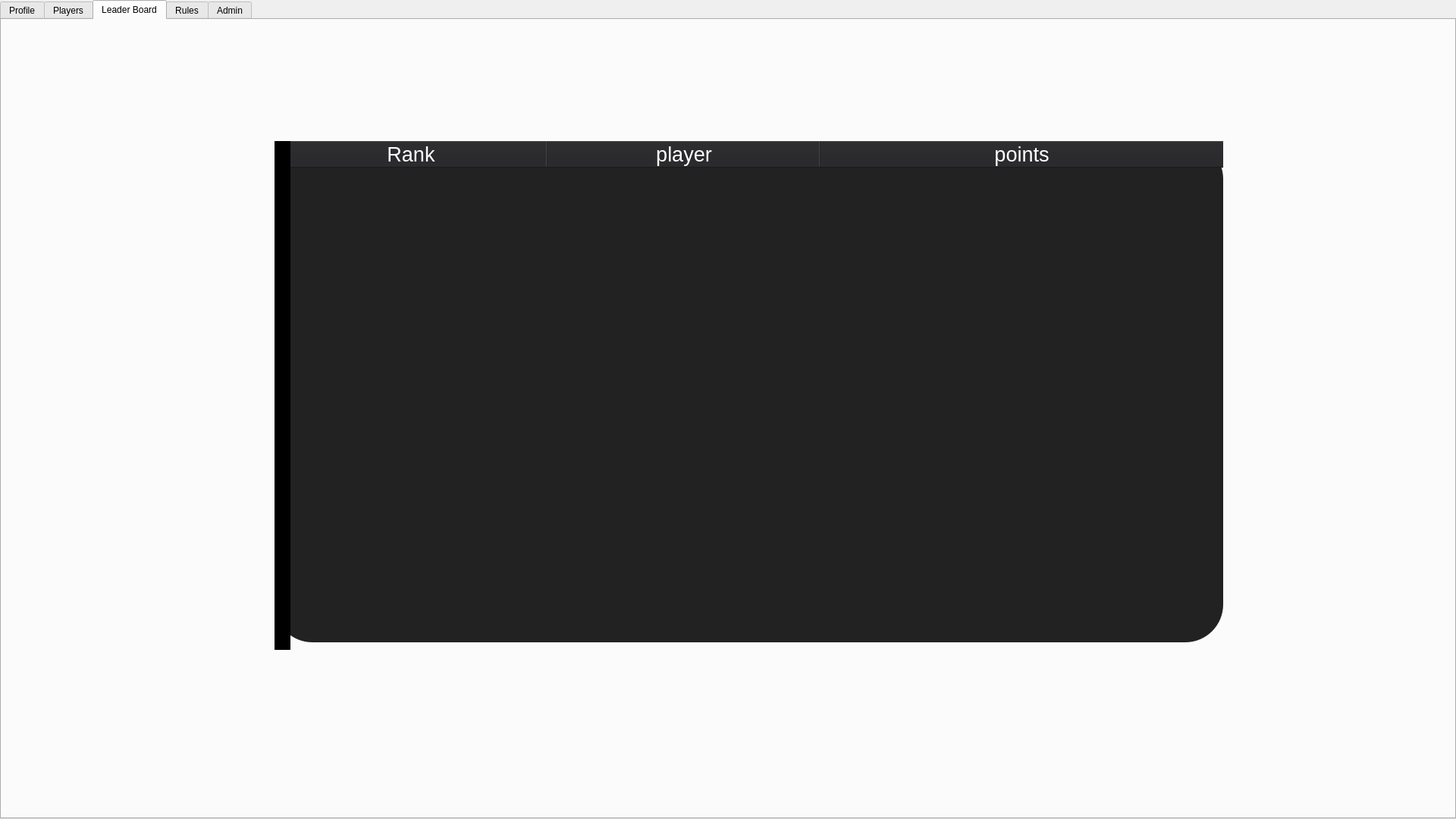
<?xml version="1.0" encoding="UTF-8"?>
<ui version="4.0">
 <class>Home</class>
 <widget class="QDialog" name="Home">
  <property name="geometry">
   <rect>
    <x>0</x>
    <y>0</y>
    <width>1920</width>
    <height>1080</height>
   </rect>
  </property>
  <property name="windowTitle">
   <string>Dialog</string>
  </property>
  <property name="styleSheet">
   <string notr="true"/>
  </property>
  <widget class="QTabWidget" name="tabWidget">
   <property name="geometry">
    <rect>
     <x>0</x>
     <y>0</y>
     <width>1920</width>
     <height>1080</height>
    </rect>
   </property>
   <property name="styleSheet">
    <string notr="true"/>
   </property>
   <property name="currentIndex">
    <number>2</number>
   </property>
   <widget class="QWidget" name="profile">
    <property name="maximumSize">
     <size>
      <width>1916</width>
      <height>16777215</height>
     </size>
    </property>
    <attribute name="title">
     <string>Profile</string>
    </attribute>
    <widget class="QPushButton" name="pushButton">
     <property name="geometry">
      <rect>
       <x>1790</x>
       <y>10</y>
       <width>121</width>
       <height>51</height>
      </rect>
     </property>
     <property name="text">
      <string>Log Out</string>
     </property>
    </widget>
    <widget class="QLabel" name="label">
     <property name="geometry">
      <rect>
       <x>320</x>
       <y>70</y>
       <width>1281</width>
       <height>851</height>
      </rect>
     </property>
     <property name="styleSheet">
      <string notr="true"/>
     </property>
     <property name="text">
      <string/>
     </property>
     <property name="pixmap">
      <pixmap resource="background.qrc">:/background/playground.jpg</pixmap>
     </property>
     <property name="scaledContents">
      <bool>true</bool>
     </property>
    </widget>
    <widget class="QLabel" name="label_2">
     <property name="geometry">
      <rect>
       <x>0</x>
       <y>0</y>
       <width>1920</width>
       <height>1080</height>
      </rect>
     </property>
     <property name="text">
      <string/>
     </property>
     <property name="pixmap">
      <pixmap resource="background.qrc">:/background/bg.jpg</pixmap>
     </property>
     <property name="scaledContents">
      <bool>true</bool>
     </property>
    </widget>
    <widget class="QLabel" name="label_4">
     <property name="geometry">
      <rect>
       <x>0</x>
       <y>0</y>
       <width>231</width>
       <height>181</height>
      </rect>
     </property>
     <property name="text">
      <string/>
     </property>
     <property name="scaledContents">
      <bool>true</bool>
     </property>
    </widget>
    <zorder>label_2</zorder>
    <zorder>pushButton</zorder>
    <zorder>label</zorder>
    <zorder>label_4</zorder>
   </widget>
   <widget class="QWidget" name="tab_2">
    <attribute name="title">
     <string>Players</string>
    </attribute>
    <widget class="QLabel" name="label_3">
     <property name="geometry">
      <rect>
       <x>0</x>
       <y>0</y>
       <width>1920</width>
       <height>1080</height>
      </rect>
     </property>
     <property name="text">
      <string/>
     </property>
     <property name="pixmap">
      <pixmap resource="background.qrc">:/background/bg.jpg</pixmap>
     </property>
     <property name="scaledContents">
      <bool>true</bool>
     </property>
    </widget>
   </widget>
   <widget class="QWidget" name="tab_4">
    <property name="styleSheet">
     <string notr="true"/>
    </property>
    <attribute name="title">
     <string>Leader Board</string>
    </attribute>
    <widget class="QLabel" name="LeaderBoard_background">
     <property name="geometry">
      <rect>
       <x>0</x>
       <y>0</y>
       <width>1920</width>
       <height>1080</height>
      </rect>
     </property>
     <property name="text">
      <string/>
     </property>
     <property name="pixmap">
      <pixmap resource="background.qrc">:/background/bg.jpg</pixmap>
     </property>
     <property name="scaledContents">
      <bool>true</bool>
     </property>
    </widget>
    <widget class="QTableWidget" name="tw_leader_board">
     <property name="geometry">
      <rect>
       <x>360</x>
       <y>160</y>
       <width>1251</width>
       <height>661</height>
      </rect>
     </property>
     <property name="font">
      <font>
       <pointsize>20</pointsize>
      </font>
     </property>
     <property name="autoFillBackground">
      <bool>false</bool>
     </property>
     <property name="styleSheet">
      <string notr="true">QTableView::item:selected { color:white; background:#000000; font-weight:900; }
QTableCornerButton::section { background-color:#931356; }
QHeaderView::section { color:white; background-color:#232326; }
QHeaderView::section { color:white; background-color:#232326; }
QTableView::item{padding:5px; color:white; background:#262626; font-weight:900; height:1000px }

QTableWidget
{
border-radius:50px 50px 1px 50px ;

background: #222222
}
</string>
     </property>
     <property name="editTriggers">
      <set>QAbstractItemView::NoEditTriggers</set>
     </property>
     <attribute name="horizontalHeaderDefaultSectionSize">
      <number>360</number>
     </attribute>
     <attribute name="horizontalHeaderStretchLastSection">
      <bool>true</bool>
     </attribute>
     <attribute name="verticalHeaderVisible">
      <bool>true</bool>
     </attribute>
     <attribute name="verticalHeaderMinimumSectionSize">
      <number>10</number>
     </attribute>
     <attribute name="verticalHeaderDefaultSectionSize">
      <number>30</number>
     </attribute>
     <attribute name="verticalHeaderHighlightSections">
      <bool>true</bool>
     </attribute>
     <attribute name="verticalHeaderShowSortIndicator" stdset="0">
      <bool>false</bool>
     </attribute>
     <attribute name="verticalHeaderStretchLastSection">
      <bool>false</bool>
     </attribute>
     <column>
      <property name="text">
       <string>Rank</string>
      </property>
      <property name="font">
       <font>
        <pointsize>20</pointsize>
       </font>
      </property>
     </column>
     <column>
      <property name="text">
       <string>player</string>
      </property>
      <property name="font">
       <font>
        <pointsize>20</pointsize>
       </font>
      </property>
      <property name="background">
       <color>
        <red>170</red>
        <green>255</green>
        <blue>0</blue>
       </color>
      </property>
      <property name="foreground">
       <brush brushstyle="NoBrush">
        <color alpha="255">
         <red>255</red>
         <green>255</green>
         <blue>127</blue>
        </color>
       </brush>
      </property>
     </column>
     <column>
      <property name="text">
       <string>points</string>
      </property>
      <property name="font">
       <font>
        <pointsize>20</pointsize>
       </font>
      </property>
     </column>
    </widget>
    <widget class="QLabel" name="cover">
     <property name="geometry">
      <rect>
       <x>360</x>
       <y>160</y>
       <width>21</width>
       <height>671</height>
      </rect>
     </property>
     <property name="styleSheet">
      <string notr="true">background-color: rgb(0, 0, 0);
border-radius:20px 20px 20px 20px;
</string>
     </property>
     <property name="text">
      <string/>
     </property>
    </widget>
   </widget>
   <widget class="QWidget" name="tab">
    <property name="minimumSize">
     <size>
      <width>1916</width>
      <height>1049</height>
     </size>
    </property>
    <property name="maximumSize">
     <size>
      <width>1916</width>
      <height>1049</height>
     </size>
    </property>
    <property name="styleSheet">
     <string notr="true"/>
    </property>
    <attribute name="title">
     <string>Rules</string>
    </attribute>
    <widget class="QLabel" name="label_5">
     <property name="geometry">
      <rect>
       <x>620</x>
       <y>310</y>
       <width>751</width>
       <height>421</height>
      </rect>
     </property>
     <property name="text">
      <string/>
     </property>
     <property name="pixmap">
      <pixmap resource="background.qrc">:/background/IMG-20230415-WA0008.jpg</pixmap>
     </property>
     <property name="scaledContents">
      <bool>true</bool>
     </property>
    </widget>
    <widget class="QLabel" name="label_7">
     <property name="geometry">
      <rect>
       <x>0</x>
       <y>0</y>
       <width>1920</width>
       <height>1080</height>
      </rect>
     </property>
     <property name="text">
      <string/>
     </property>
     <property name="pixmap">
      <pixmap resource="background.qrc">:/background/bg.jpg</pixmap>
     </property>
     <property name="scaledContents">
      <bool>true</bool>
     </property>
    </widget>
    <zorder>label_7</zorder>
    <zorder>label_5</zorder>
   </widget>
   <widget class="QWidget" name="Admin">
    <attribute name="title">
     <string>Admin</string>
    </attribute>
    <widget class="QTabWidget" name="tabWidget_2">
     <property name="geometry">
      <rect>
       <x>0</x>
       <y>0</y>
       <width>1921</width>
       <height>1051</height>
      </rect>
     </property>
     <property name="styleSheet">
      <string notr="true">QGroupBox
{
	border: none;
}
background-color: rgb(255, 255, 255);</string>
     </property>
     <property name="currentIndex">
      <number>1</number>
     </property>
     <widget class="QWidget" name="ctl_users">
      <attribute name="title">
       <string>CONTROL USERS</string>
      </attribute>
      <widget class="QWidget" name="layoutWidget">
       <property name="geometry">
        <rect>
         <x>440</x>
         <y>130</y>
         <width>431</width>
         <height>91</height>
        </rect>
       </property>
       <layout class="QHBoxLayout" name="horizontalLayout">
        <item>
         <widget class="QPushButton" name="pb_read">
          <property name="sizePolicy">
           <sizepolicy hsizetype="Preferred" vsizetype="Preferred">
            <horstretch>0</horstretch>
            <verstretch>0</verstretch>
           </sizepolicy>
          </property>
          <property name="text">
           <string>READ</string>
          </property>
         </widget>
        </item>
        <item>
         <widget class="QPushButton" name="pb_delete">
          <property name="sizePolicy">
           <sizepolicy hsizetype="Preferred" vsizetype="Preferred">
            <horstretch>0</horstretch>
            <verstretch>0</verstretch>
           </sizepolicy>
          </property>
          <property name="text">
           <string>DELETE</string>
          </property>
         </widget>
        </item>
       </layout>
      </widget>
      <widget class="QTableWidget" name="tableWidget">
       <property name="geometry">
        <rect>
         <x>440</x>
         <y>230</y>
         <width>1011</width>
         <height>521</height>
        </rect>
       </property>
       <attribute name="horizontalHeaderDefaultSectionSize">
        <number>130</number>
       </attribute>
       <attribute name="horizontalHeaderStretchLastSection">
        <bool>true</bool>
       </attribute>
       <column>
        <property name="text">
         <string>ID</string>
        </property>
       </column>
       <column>
        <property name="text">
         <string>User Name</string>
        </property>
       </column>
       <column>
        <property name="text">
         <string>Points</string>
        </property>
       </column>
       <column>
        <property name="text">
         <string>Budget</string>
        </property>
       </column>
       <column>
        <property name="text">
         <string>Is Admin</string>
        </property>
       </column>
       <column>
        <property name="text">
         <string>Club ID</string>
        </property>
       </column>
       <column>
        <property name="text">
         <string>Email</string>
        </property>
       </column>
      </widget>
      <widget class="QPushButton" name="pb_insert">
       <property name="geometry">
        <rect>
         <x>1620</x>
         <y>130</y>
         <width>156</width>
         <height>89</height>
        </rect>
       </property>
       <property name="sizePolicy">
        <sizepolicy hsizetype="Preferred" vsizetype="Preferred">
         <horstretch>0</horstretch>
         <verstretch>0</verstretch>
        </sizepolicy>
       </property>
       <property name="text">
        <string>INSERT</string>
       </property>
      </widget>
      <widget class="QPushButton" name="pb_update">
       <property name="geometry">
        <rect>
         <x>70</x>
         <y>120</y>
         <width>191</width>
         <height>81</height>
        </rect>
       </property>
       <property name="sizePolicy">
        <sizepolicy hsizetype="Preferred" vsizetype="Preferred">
         <horstretch>0</horstretch>
         <verstretch>0</verstretch>
        </sizepolicy>
       </property>
       <property name="text">
        <string>UPDATE</string>
       </property>
      </widget>
      <widget class="QGroupBox" name="gb_user_update">
       <property name="geometry">
        <rect>
         <x>0</x>
         <y>230</y>
         <width>431</width>
         <height>511</height>
        </rect>
       </property>
       <property name="title">
        <string/>
       </property>
       <widget class="QLineEdit" name="le_target_id">
        <property name="geometry">
         <rect>
          <x>0</x>
          <y>30</y>
          <width>341</width>
          <height>31</height>
         </rect>
        </property>
        <property name="font">
         <font>
          <pointsize>20</pointsize>
         </font>
        </property>
        <property name="placeholderText">
         <string>target id</string>
        </property>
       </widget>
       <widget class="QSpinBox" name="sb_budget_update">
        <property name="geometry">
         <rect>
          <x>130</x>
          <y>190</y>
          <width>211</width>
          <height>31</height>
         </rect>
        </property>
       </widget>
       <widget class="QComboBox" name="cb_club_update">
        <property name="geometry">
         <rect>
          <x>0</x>
          <y>310</y>
          <width>341</width>
          <height>24</height>
         </rect>
        </property>
        <item>
         <property name="text">
          <string>Liverpool</string>
         </property>
        </item>
        <item>
         <property name="text">
          <string>Chelsea</string>
         </property>
        </item>
        <item>
         <property name="text">
          <string>ManchesterCity</string>
         </property>
        </item>
        <item>
         <property name="text">
          <string>Pyramids</string>
         </property>
        </item>
        <item>
         <property name="text">
          <string>Alahly</string>
         </property>
        </item>
        <item>
         <property name="text">
          <string>Zamalek</string>
         </property>
        </item>
        <item>
         <property name="text">
          <string>Barcelona</string>
         </property>
        </item>
        <item>
         <property name="text">
          <string>RealMadrid</string>
         </property>
        </item>
        <item>
         <property name="text">
          <string>AtleticoMadrid</string>
         </property>
        </item>
       </widget>
       <widget class="QPushButton" name="pb_conform_update">
        <property name="geometry">
         <rect>
          <x>100</x>
          <y>420</y>
          <width>131</width>
          <height>71</height>
         </rect>
        </property>
        <property name="text">
         <string>Conform</string>
        </property>
       </widget>
       <widget class="QLineEdit" name="le_password_update">
        <property name="geometry">
         <rect>
          <x>0</x>
          <y>150</y>
          <width>341</width>
          <height>31</height>
         </rect>
        </property>
        <property name="font">
         <font>
          <pointsize>20</pointsize>
         </font>
        </property>
        <property name="readOnly">
         <bool>false</bool>
        </property>
        <property name="placeholderText">
         <string>password</string>
        </property>
       </widget>
       <widget class="QLineEdit" name="le_budget_update">
        <property name="geometry">
         <rect>
          <x>0</x>
          <y>190</y>
          <width>121</width>
          <height>31</height>
         </rect>
        </property>
        <property name="font">
         <font>
          <pointsize>20</pointsize>
         </font>
        </property>
        <property name="readOnly">
         <bool>true</bool>
        </property>
        <property name="placeholderText">
         <string>budget</string>
        </property>
       </widget>
       <widget class="QLineEdit" name="le_points_update">
        <property name="geometry">
         <rect>
          <x>0</x>
          <y>230</y>
          <width>121</width>
          <height>31</height>
         </rect>
        </property>
        <property name="font">
         <font>
          <pointsize>20</pointsize>
         </font>
        </property>
        <property name="text">
         <string/>
        </property>
        <property name="readOnly">
         <bool>true</bool>
        </property>
        <property name="placeholderText">
         <string>points</string>
        </property>
       </widget>
       <widget class="QLabel" name="l_choose_club_update">
        <property name="geometry">
         <rect>
          <x>0</x>
          <y>270</y>
          <width>341</width>
          <height>41</height>
         </rect>
        </property>
        <property name="font">
         <font>
          <pointsize>14</pointsize>
         </font>
        </property>
        <property name="text">
         <string>Choose Club</string>
        </property>
       </widget>
       <widget class="QLineEdit" name="le_username_update">
        <property name="geometry">
         <rect>
          <x>0</x>
          <y>70</y>
          <width>341</width>
          <height>31</height>
         </rect>
        </property>
        <property name="font">
         <font>
          <pointsize>20</pointsize>
         </font>
        </property>
        <property name="placeholderText">
         <string>username</string>
        </property>
       </widget>
       <widget class="QSpinBox" name="sb_points_update">
        <property name="geometry">
         <rect>
          <x>130</x>
          <y>230</y>
          <width>211</width>
          <height>31</height>
         </rect>
        </property>
       </widget>
       <widget class="QLineEdit" name="le_email_update">
        <property name="geometry">
         <rect>
          <x>0</x>
          <y>110</y>
          <width>341</width>
          <height>31</height>
         </rect>
        </property>
        <property name="font">
         <font>
          <pointsize>20</pointsize>
         </font>
        </property>
        <property name="placeholderText">
         <string>email</string>
        </property>
       </widget>
       <widget class="QCheckBox" name="is_admin_update">
        <property name="geometry">
         <rect>
          <x>0</x>
          <y>360</y>
          <width>101</width>
          <height>31</height>
         </rect>
        </property>
        <property name="font">
         <font>
          <pointsize>15</pointsize>
         </font>
        </property>
        <property name="text">
         <string>Admin ?</string>
        </property>
       </widget>
       <widget class="QPushButton" name="pb_user_update">
        <property name="geometry">
         <rect>
          <x>350</x>
          <y>30</y>
          <width>80</width>
          <height>31</height>
         </rect>
        </property>
        <property name="text">
         <string>update</string>
        </property>
       </widget>
      </widget>
      <widget class="QGroupBox" name="gb_user_insert">
       <property name="geometry">
        <rect>
         <x>1470</x>
         <y>220</y>
         <width>431</width>
         <height>511</height>
        </rect>
       </property>
       <property name="title">
        <string/>
       </property>
       <widget class="QLineEdit" name="le_username_insert">
        <property name="geometry">
         <rect>
          <x>40</x>
          <y>50</y>
          <width>341</width>
          <height>31</height>
         </rect>
        </property>
        <property name="font">
         <font>
          <pointsize>20</pointsize>
         </font>
        </property>
        <property name="placeholderText">
         <string>username</string>
        </property>
       </widget>
       <widget class="QLabel" name="l_choose_club">
        <property name="geometry">
         <rect>
          <x>40</x>
          <y>250</y>
          <width>341</width>
          <height>41</height>
         </rect>
        </property>
        <property name="font">
         <font>
          <pointsize>14</pointsize>
         </font>
        </property>
        <property name="text">
         <string>Choose Club</string>
        </property>
       </widget>
       <widget class="QSpinBox" name="sb_budget_insert">
        <property name="geometry">
         <rect>
          <x>170</x>
          <y>170</y>
          <width>211</width>
          <height>31</height>
         </rect>
        </property>
       </widget>
       <widget class="QLineEdit" name="le_points_insert">
        <property name="geometry">
         <rect>
          <x>40</x>
          <y>210</y>
          <width>121</width>
          <height>31</height>
         </rect>
        </property>
        <property name="font">
         <font>
          <pointsize>20</pointsize>
         </font>
        </property>
        <property name="readOnly">
         <bool>true</bool>
        </property>
        <property name="placeholderText">
         <string>points</string>
        </property>
       </widget>
       <widget class="QLineEdit" name="le_budget_insert">
        <property name="geometry">
         <rect>
          <x>40</x>
          <y>170</y>
          <width>121</width>
          <height>31</height>
         </rect>
        </property>
        <property name="font">
         <font>
          <pointsize>20</pointsize>
         </font>
        </property>
        <property name="readOnly">
         <bool>true</bool>
        </property>
        <property name="placeholderText">
         <string>budget</string>
        </property>
       </widget>
       <widget class="QPushButton" name="pb_conform_insert">
        <property name="geometry">
         <rect>
          <x>140</x>
          <y>380</y>
          <width>131</width>
          <height>71</height>
         </rect>
        </property>
        <property name="text">
         <string>Conform</string>
        </property>
       </widget>
       <widget class="QComboBox" name="cb_club_insert">
        <property name="geometry">
         <rect>
          <x>40</x>
          <y>290</y>
          <width>341</width>
          <height>24</height>
         </rect>
        </property>
        <item>
         <property name="text">
          <string>Liverpool</string>
         </property>
        </item>
        <item>
         <property name="text">
          <string>Chelsea</string>
         </property>
        </item>
        <item>
         <property name="text">
          <string>ManchesterCity</string>
         </property>
        </item>
        <item>
         <property name="text">
          <string>Pyramids</string>
         </property>
        </item>
        <item>
         <property name="text">
          <string>Alahly</string>
         </property>
        </item>
        <item>
         <property name="text">
          <string>Zamalek</string>
         </property>
        </item>
        <item>
         <property name="text">
          <string>Barcelona</string>
         </property>
        </item>
        <item>
         <property name="text">
          <string>RealMadrid</string>
         </property>
        </item>
        <item>
         <property name="text">
          <string>AtleticoMadrid</string>
         </property>
        </item>
       </widget>
       <widget class="QSpinBox" name="sb_points_insert">
        <property name="geometry">
         <rect>
          <x>170</x>
          <y>210</y>
          <width>211</width>
          <height>31</height>
         </rect>
        </property>
       </widget>
       <widget class="QCheckBox" name="is_admin_insert">
        <property name="geometry">
         <rect>
          <x>40</x>
          <y>340</y>
          <width>101</width>
          <height>31</height>
         </rect>
        </property>
        <property name="font">
         <font>
          <pointsize>15</pointsize>
         </font>
        </property>
        <property name="text">
         <string>Admin ?</string>
        </property>
       </widget>
       <widget class="QLineEdit" name="le_password_insert">
        <property name="geometry">
         <rect>
          <x>40</x>
          <y>130</y>
          <width>341</width>
          <height>31</height>
         </rect>
        </property>
        <property name="font">
         <font>
          <pointsize>20</pointsize>
         </font>
        </property>
        <property name="placeholderText">
         <string>password</string>
        </property>
       </widget>
       <widget class="QLineEdit" name="le_email_insert">
        <property name="geometry">
         <rect>
          <x>40</x>
          <y>90</y>
          <width>341</width>
          <height>31</height>
         </rect>
        </property>
        <property name="font">
         <font>
          <pointsize>20</pointsize>
         </font>
        </property>
        <property name="placeholderText">
         <string>email</string>
        </property>
       </widget>
      </widget>
      <widget class="QGroupBox" name="gb_user_delete">
       <property name="geometry">
        <rect>
         <x>870</x>
         <y>80</y>
         <width>331</width>
         <height>141</height>
        </rect>
       </property>
       <property name="title">
        <string/>
       </property>
       <widget class="QLabel" name="l_enter_id">
        <property name="geometry">
         <rect>
          <x>20</x>
          <y>10</y>
          <width>131</width>
          <height>31</height>
         </rect>
        </property>
        <property name="text">
         <string>Eenter ID</string>
        </property>
       </widget>
       <widget class="QLineEdit" name="le_enter_id">
        <property name="geometry">
         <rect>
          <x>20</x>
          <y>60</y>
          <width>161</width>
          <height>71</height>
         </rect>
        </property>
       </widget>
       <widget class="QPushButton" name="pb_conform">
        <property name="geometry">
         <rect>
          <x>190</x>
          <y>60</y>
          <width>131</width>
          <height>71</height>
         </rect>
        </property>
        <property name="text">
         <string>Conform</string>
        </property>
       </widget>
      </widget>
     </widget>
     <widget class="QWidget" name="ctl_players">
      <attribute name="title">
       <string>CONTROL PLAYERS</string>
      </attribute>
      <widget class="QTableWidget" name="tw_players">
       <property name="geometry">
        <rect>
         <x>530</x>
         <y>270</y>
         <width>1011</width>
         <height>521</height>
        </rect>
       </property>
       <attribute name="horizontalHeaderDefaultSectionSize">
        <number>130</number>
       </attribute>
       <attribute name="horizontalHeaderStretchLastSection">
        <bool>true</bool>
       </attribute>
       <column>
        <property name="text">
         <string>ID</string>
        </property>
       </column>
       <column>
        <property name="text">
         <string>Name</string>
        </property>
       </column>
       <column>
        <property name="text">
         <string>Age</string>
        </property>
       </column>
       <column>
        <property name="text">
         <string>Price</string>
        </property>
       </column>
       <column>
        <property name="text">
         <string>Position</string>
        </property>
       </column>
       <column>
        <property name="text">
         <string>Points</string>
        </property>
       </column>
       <column>
        <property name="text">
         <string>Club ID</string>
        </property>
       </column>
      </widget>
      <widget class="QGroupBox" name="gb_delete_players">
       <property name="geometry">
        <rect>
         <x>1110</x>
         <y>150</y>
         <width>301</width>
         <height>111</height>
        </rect>
       </property>
       <property name="title">
        <string/>
       </property>
       <widget class="QLabel" name="l_delete_id">
        <property name="geometry">
         <rect>
          <x>10</x>
          <y>0</y>
          <width>131</width>
          <height>31</height>
         </rect>
        </property>
        <property name="text">
         <string>PLAYER ID</string>
        </property>
       </widget>
       <widget class="QLineEdit" name="le_delete_id_players">
        <property name="geometry">
         <rect>
          <x>0</x>
          <y>40</y>
          <width>161</width>
          <height>71</height>
         </rect>
        </property>
       </widget>
       <widget class="QPushButton" name="pb_delete_confirm_players">
        <property name="geometry">
         <rect>
          <x>170</x>
          <y>40</y>
          <width>131</width>
          <height>71</height>
         </rect>
        </property>
        <property name="text">
         <string>Confirm</string>
        </property>
       </widget>
      </widget>
      <widget class="QPushButton" name="pb_insert_players">
       <property name="geometry">
        <rect>
         <x>1610</x>
         <y>170</y>
         <width>211</width>
         <height>89</height>
        </rect>
       </property>
       <property name="sizePolicy">
        <sizepolicy hsizetype="Preferred" vsizetype="Preferred">
         <horstretch>0</horstretch>
         <verstretch>0</verstretch>
        </sizepolicy>
       </property>
       <property name="text">
        <string>INSERT</string>
       </property>
      </widget>
      <widget class="QGroupBox" name="gb_update_players">
       <property name="geometry">
        <rect>
         <x>30</x>
         <y>260</y>
         <width>501</width>
         <height>601</height>
        </rect>
       </property>
       <property name="title">
        <string/>
       </property>
       <widget class="QLineEdit" name="le_name_update_players">
        <property name="geometry">
         <rect>
          <x>10</x>
          <y>70</y>
          <width>351</width>
          <height>31</height>
         </rect>
        </property>
        <property name="font">
         <font>
          <pointsize>20</pointsize>
         </font>
        </property>
        <property name="text">
         <string/>
        </property>
        <property name="placeholderText">
         <string>Name</string>
        </property>
       </widget>
       <widget class="QSpinBox" name="sp_update_price_players">
        <property name="geometry">
         <rect>
          <x>130</x>
          <y>180</y>
          <width>231</width>
          <height>41</height>
         </rect>
        </property>
       </widget>
       <widget class="QLineEdit" name="le_position_update_players">
        <property name="geometry">
         <rect>
          <x>10</x>
          <y>250</y>
          <width>351</width>
          <height>31</height>
         </rect>
        </property>
        <property name="font">
         <font>
          <pointsize>20</pointsize>
         </font>
        </property>
        <property name="text">
         <string/>
        </property>
        <property name="placeholderText">
         <string>Position</string>
        </property>
       </widget>
       <widget class="QComboBox" name="cb_club_update_players">
        <property name="geometry">
         <rect>
          <x>20</x>
          <y>400</y>
          <width>341</width>
          <height>24</height>
         </rect>
        </property>
        <item>
         <property name="text">
          <string>Liverpool</string>
         </property>
        </item>
        <item>
         <property name="text">
          <string>Chelsea</string>
         </property>
        </item>
        <item>
         <property name="text">
          <string>ManchesterCity</string>
         </property>
        </item>
        <item>
         <property name="text">
          <string>Pyramids</string>
         </property>
        </item>
        <item>
         <property name="text">
          <string>Alahly</string>
         </property>
        </item>
        <item>
         <property name="text">
          <string>Zamalek</string>
         </property>
        </item>
        <item>
         <property name="text">
          <string>Barcelona</string>
         </property>
        </item>
        <item>
         <property name="text">
          <string>RealMadrid</string>
         </property>
        </item>
        <item>
         <property name="text">
          <string>AtleticoMadrid</string>
         </property>
        </item>
       </widget>
       <widget class="QLineEdit" name="le_target_id_players">
        <property name="geometry">
         <rect>
          <x>10</x>
          <y>20</y>
          <width>351</width>
          <height>31</height>
         </rect>
        </property>
        <property name="font">
         <font>
          <pointsize>20</pointsize>
         </font>
        </property>
        <property name="placeholderText">
         <string>target id</string>
        </property>
       </widget>
       <widget class="QLineEdit" name="l_points_players">
        <property name="geometry">
         <rect>
          <x>10</x>
          <y>320</y>
          <width>111</width>
          <height>41</height>
         </rect>
        </property>
        <property name="font">
         <font>
          <pointsize>20</pointsize>
         </font>
        </property>
        <property name="text">
         <string>Points</string>
        </property>
        <property name="readOnly">
         <bool>true</bool>
        </property>
        <property name="placeholderText">
         <string>Age</string>
        </property>
       </widget>
       <widget class="QLabel" name="l_club_id_players">
        <property name="geometry">
         <rect>
          <x>20</x>
          <y>360</y>
          <width>341</width>
          <height>41</height>
         </rect>
        </property>
        <property name="font">
         <font>
          <pointsize>14</pointsize>
         </font>
        </property>
        <property name="text">
         <string>Club</string>
        </property>
       </widget>
       <widget class="QLineEdit" name="l_price_players">
        <property name="geometry">
         <rect>
          <x>10</x>
          <y>180</y>
          <width>111</width>
          <height>41</height>
         </rect>
        </property>
        <property name="font">
         <font>
          <pointsize>20</pointsize>
         </font>
        </property>
        <property name="text">
         <string>Price</string>
        </property>
        <property name="readOnly">
         <bool>true</bool>
        </property>
        <property name="placeholderText">
         <string>Age</string>
        </property>
       </widget>
       <widget class="QSpinBox" name="sp_update_points_players">
        <property name="geometry">
         <rect>
          <x>130</x>
          <y>320</y>
          <width>231</width>
          <height>41</height>
         </rect>
        </property>
       </widget>
       <widget class="QPushButton" name="pb_update_confirm_players">
        <property name="geometry">
         <rect>
          <x>50</x>
          <y>450</y>
          <width>211</width>
          <height>89</height>
         </rect>
        </property>
        <property name="sizePolicy">
         <sizepolicy hsizetype="Preferred" vsizetype="Preferred">
          <horstretch>0</horstretch>
          <verstretch>0</verstretch>
         </sizepolicy>
        </property>
        <property name="text">
         <string>CONFIRM</string>
        </property>
       </widget>
       <widget class="QLineEdit" name="l_age_players">
        <property name="geometry">
         <rect>
          <x>10</x>
          <y>120</y>
          <width>111</width>
          <height>41</height>
         </rect>
        </property>
        <property name="font">
         <font>
          <pointsize>20</pointsize>
         </font>
        </property>
        <property name="text">
         <string>Age</string>
        </property>
        <property name="readOnly">
         <bool>true</bool>
        </property>
        <property name="placeholderText">
         <string>Age</string>
        </property>
       </widget>
       <widget class="QSpinBox" name="sp_update_age_players">
        <property name="geometry">
         <rect>
          <x>130</x>
          <y>120</y>
          <width>231</width>
          <height>41</height>
         </rect>
        </property>
       </widget>
       <widget class="QPushButton" name="pb_update_target_players">
        <property name="geometry">
         <rect>
          <x>370</x>
          <y>20</y>
          <width>111</width>
          <height>41</height>
         </rect>
        </property>
        <property name="sizePolicy">
         <sizepolicy hsizetype="Preferred" vsizetype="Preferred">
          <horstretch>0</horstretch>
          <verstretch>0</verstretch>
         </sizepolicy>
        </property>
        <property name="text">
         <string>target id</string>
        </property>
       </widget>
      </widget>
      <widget class="QGroupBox" name="gb_insert_players">
       <property name="geometry">
        <rect>
         <x>1550</x>
         <y>270</y>
         <width>341</width>
         <height>571</height>
        </rect>
       </property>
       <property name="title">
        <string/>
       </property>
       <widget class="QLineEdit" name="le_name_insert_players">
        <property name="geometry">
         <rect>
          <x>30</x>
          <y>60</y>
          <width>301</width>
          <height>31</height>
         </rect>
        </property>
        <property name="font">
         <font>
          <pointsize>20</pointsize>
         </font>
        </property>
        <property name="text">
         <string/>
        </property>
        <property name="placeholderText">
         <string>Name</string>
        </property>
       </widget>
       <widget class="QSpinBox" name="sp_insert_price_players">
        <property name="geometry">
         <rect>
          <x>150</x>
          <y>180</y>
          <width>181</width>
          <height>41</height>
         </rect>
        </property>
       </widget>
       <widget class="QLineEdit" name="le_position_insert_players">
        <property name="geometry">
         <rect>
          <x>30</x>
          <y>250</y>
          <width>301</width>
          <height>31</height>
         </rect>
        </property>
        <property name="font">
         <font>
          <pointsize>20</pointsize>
         </font>
        </property>
        <property name="text">
         <string/>
        </property>
        <property name="placeholderText">
         <string>Position</string>
        </property>
       </widget>
       <widget class="QComboBox" name="cb_club_insert_players">
        <property name="geometry">
         <rect>
          <x>20</x>
          <y>400</y>
          <width>311</width>
          <height>24</height>
         </rect>
        </property>
        <item>
         <property name="text">
          <string>Liverpool</string>
         </property>
        </item>
        <item>
         <property name="text">
          <string>Chelsea</string>
         </property>
        </item>
        <item>
         <property name="text">
          <string>ManchesterCity</string>
         </property>
        </item>
        <item>
         <property name="text">
          <string>Pyramids</string>
         </property>
        </item>
        <item>
         <property name="text">
          <string>Alahly</string>
         </property>
        </item>
        <item>
         <property name="text">
          <string>Zamalek</string>
         </property>
        </item>
        <item>
         <property name="text">
          <string>Barcelona</string>
         </property>
        </item>
        <item>
         <property name="text">
          <string>RealMadrid</string>
         </property>
        </item>
        <item>
         <property name="text">
          <string>AtleticoMadrid</string>
         </property>
        </item>
       </widget>
       <widget class="QLineEdit" name="l_points_players_2">
        <property name="geometry">
         <rect>
          <x>20</x>
          <y>320</y>
          <width>101</width>
          <height>41</height>
         </rect>
        </property>
        <property name="font">
         <font>
          <pointsize>20</pointsize>
         </font>
        </property>
        <property name="text">
         <string>Points</string>
        </property>
        <property name="readOnly">
         <bool>true</bool>
        </property>
        <property name="placeholderText">
         <string>Age</string>
        </property>
       </widget>
       <widget class="QLabel" name="l_club_id_players_2">
        <property name="geometry">
         <rect>
          <x>20</x>
          <y>360</y>
          <width>341</width>
          <height>41</height>
         </rect>
        </property>
        <property name="font">
         <font>
          <pointsize>14</pointsize>
         </font>
        </property>
        <property name="text">
         <string>Club</string>
        </property>
       </widget>
       <widget class="QLineEdit" name="l_price_players_2">
        <property name="geometry">
         <rect>
          <x>30</x>
          <y>180</y>
          <width>111</width>
          <height>41</height>
         </rect>
        </property>
        <property name="font">
         <font>
          <pointsize>20</pointsize>
         </font>
        </property>
        <property name="text">
         <string>Price</string>
        </property>
        <property name="readOnly">
         <bool>true</bool>
        </property>
        <property name="placeholderText">
         <string>Age</string>
        </property>
       </widget>
       <widget class="QSpinBox" name="sp_insert_points_players">
        <property name="geometry">
         <rect>
          <x>140</x>
          <y>320</y>
          <width>191</width>
          <height>41</height>
         </rect>
        </property>
       </widget>
       <widget class="QPushButton" name="pb_insert_confirm_players">
        <property name="geometry">
         <rect>
          <x>70</x>
          <y>450</y>
          <width>201</width>
          <height>51</height>
         </rect>
        </property>
        <property name="sizePolicy">
         <sizepolicy hsizetype="Preferred" vsizetype="Preferred">
          <horstretch>0</horstretch>
          <verstretch>0</verstretch>
         </sizepolicy>
        </property>
        <property name="text">
         <string>CONFIRM</string>
        </property>
       </widget>
       <widget class="QLineEdit" name="l_age_players_2">
        <property name="geometry">
         <rect>
          <x>30</x>
          <y>120</y>
          <width>111</width>
          <height>41</height>
         </rect>
        </property>
        <property name="font">
         <font>
          <pointsize>20</pointsize>
         </font>
        </property>
        <property name="text">
         <string>Age</string>
        </property>
        <property name="readOnly">
         <bool>true</bool>
        </property>
        <property name="placeholderText">
         <string>Age</string>
        </property>
       </widget>
       <widget class="QSpinBox" name="sp_insert_age_players">
        <property name="geometry">
         <rect>
          <x>150</x>
          <y>120</y>
          <width>181</width>
          <height>41</height>
         </rect>
        </property>
       </widget>
      </widget>
      <widget class="QPushButton" name="pb_read_players">
       <property name="geometry">
        <rect>
         <x>530</x>
         <y>170</y>
         <width>211</width>
         <height>89</height>
        </rect>
       </property>
       <property name="sizePolicy">
        <sizepolicy hsizetype="Preferred" vsizetype="Preferred">
         <horstretch>0</horstretch>
         <verstretch>0</verstretch>
        </sizepolicy>
       </property>
       <property name="text">
        <string>READ</string>
       </property>
      </widget>
      <widget class="QPushButton" name="pb_delete_players">
       <property name="geometry">
        <rect>
         <x>750</x>
         <y>170</y>
         <width>211</width>
         <height>89</height>
        </rect>
       </property>
       <property name="sizePolicy">
        <sizepolicy hsizetype="Preferred" vsizetype="Preferred">
         <horstretch>0</horstretch>
         <verstretch>0</verstretch>
        </sizepolicy>
       </property>
       <property name="text">
        <string>DELETE</string>
       </property>
      </widget>
      <widget class="QPushButton" name="pb_update_players">
       <property name="geometry">
        <rect>
         <x>80</x>
         <y>170</y>
         <width>191</width>
         <height>81</height>
        </rect>
       </property>
       <property name="sizePolicy">
        <sizepolicy hsizetype="Preferred" vsizetype="Preferred">
         <horstretch>0</horstretch>
         <verstretch>0</verstretch>
        </sizepolicy>
       </property>
       <property name="text">
        <string>UPDATE</string>
       </property>
      </widget>
     </widget>
     <widget class="QWidget" name="ctl_matches">
      <attribute name="title">
       <string>CONTROL MATCHES</string>
      </attribute>
     </widget>
    </widget>
   </widget>
  </widget>
 </widget>
 <resources>
  <include location="background.qrc"/>
 </resources>
 <connections/>
</ui>
